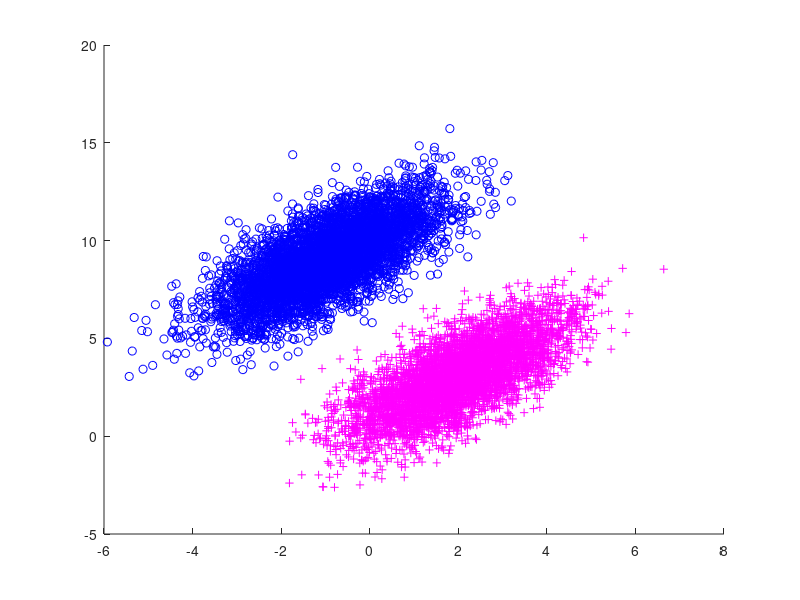
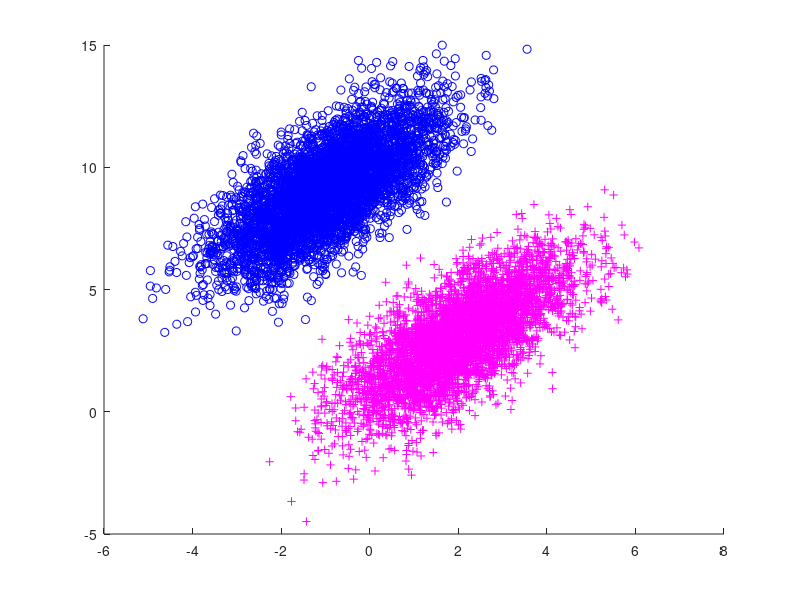
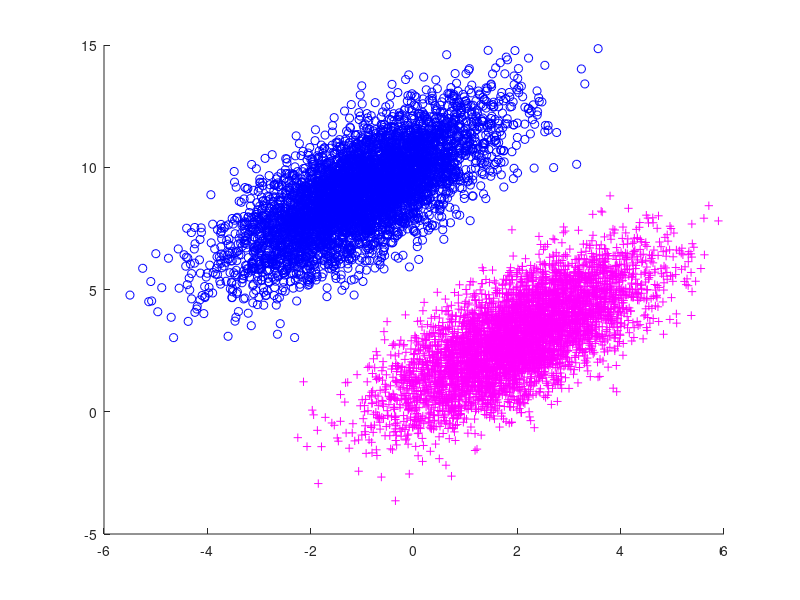

MATLAB code for these plots, in order:
% Copyright 2015 The MathWorks, Inc.


%%
% Generate random numbers from a multivariate normal distribution with
% parameters |mu = [2,3]| and |sigma = [1,1.5;1.5,3]|.
% test set
mu1 = [2,3];
mu2 = [-1,9];
sigma = [1.5,1.5;1.5,3];
%rng default  % For reproducibility
%for different folds
folds = 3;
J = 5000;
rtX = zeros(2,2*J,folds);

for i = 1:folds
    rtX(:,1:J,i) = mvnrnd(mu1,sigma,J)';
    rtX(:,J+1:end,i) = mvnrnd(mu2,sigma,J)';
end
% rtv1 = mvnrnd(mu1,sigma,300)';
% rtv2 = mvnrnd(mu2,sigma,300)';
% for i = 1:folds
%     rtX(:,1:100,i) = rtv1(:,100*i-99:100*i);
%     rtX(:,101:200,i) = rtv2(:,100*i-99:100*i);
% end
rtY = [ones(J,3);-ones(J,3)];

% validation set
rv1 = mvnrnd(mu1,sigma,2*J);
rv2 = mvnrnd(mu2,sigma,2*J);
rvX = [rv1;rv2];
rvY = [ones(2*J,1);-ones(2*J,1)];

%%
% % Plot the random numbers
% % trainings set
% rtv1 = reshape(rtX(:,1:J,:),2,folds*J);
% rtv2 = reshape(rtX(:,J+1:end,:),2,folds*J);
% figure
% hold on
% plot(rtv1(1,:),rtv1(2,:),'+m',rtv2(1,:),rtv2(2,:),'ob')
% %axis([-4,8,-2,12])
% 
% %validation set
% figure
% plot(rv1(:,1),rv1(:,2),'+m',rv2(:,1),rv2(:,2),'ob')
% %axis([-4,8,-2,12])

% plot single folds
for i = 1:folds
    figure
    hold on
    plot(rtX(1,1:J,i),rtX(2,1:J,i),'+m',rtX(1,J+1:2*J,i),rtX(2,J+1:2*J,i),'ob')
    %plot(rtv1(1,100*i-99:i*100),rtX(2,100*i-99:i*100),'+m',rtv2(1,100*i-99:i*100),rtv2(2,100*i-99:i*100),'ob')
    %axis([-4,8,-2,12])
end